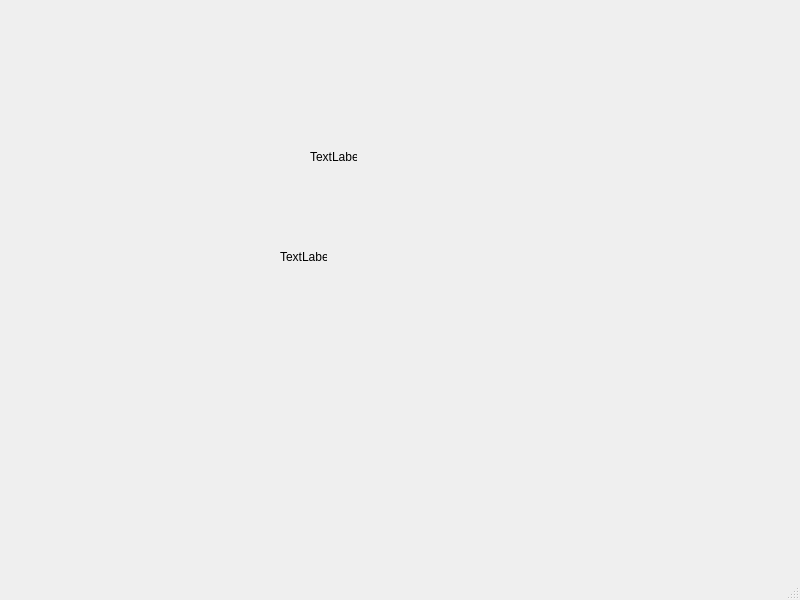
<?xml version="1.0" encoding="UTF-8"?>
<ui version="4.0">
 <class>MainWindow</class>
 <widget class="QMainWindow" name="MainWindow">
  <property name="geometry">
   <rect>
    <x>0</x>
    <y>0</y>
    <width>800</width>
    <height>600</height>
   </rect>
  </property>
  <property name="windowTitle">
   <string>MainWindow</string>
  </property>
  <widget class="QWidget" name="centralwidget">
   <widget class="QLabel" name="label">
    <property name="geometry">
     <rect>
      <x>310</x>
      <y>150</y>
      <width>47</width>
      <height>14</height>
     </rect>
    </property>
    <property name="text">
     <string>TextLabel</string>
    </property>
   </widget>
   <widget class="QLabel" name="label_2">
    <property name="geometry">
     <rect>
      <x>280</x>
      <y>250</y>
      <width>47</width>
      <height>14</height>
     </rect>
    </property>
    <property name="text">
     <string>TextLabel</string>
    </property>
   </widget>
  </widget>
  <widget class="QMenuBar" name="menubar">
   <property name="geometry">
    <rect>
     <x>0</x>
     <y>0</y>
     <width>800</width>
     <height>21</height>
    </rect>
   </property>
  </widget>
  <widget class="QStatusBar" name="statusbar"/>
 </widget>
 <resources/>
 <connections/>
</ui>
